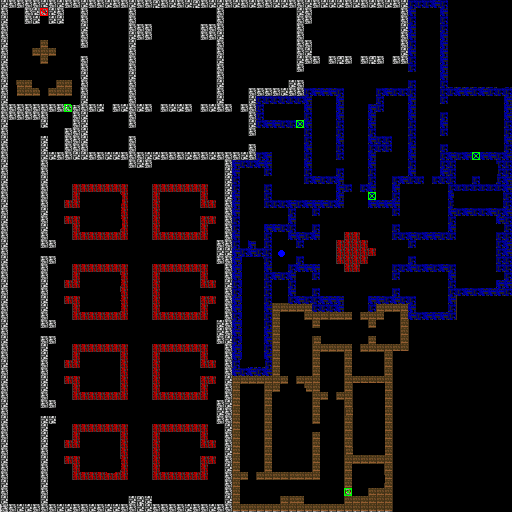
#> input picture floor1.png, 512 x 512 px
$ python convert.py floor1.png   (older library calls are emulated)
#> lines starting #> are read from the running program, lines starting #| are printed output that depends on the picture
from PIL import Image
import sys

block_size = 8

def resize_png(image_path):
#> called with image_path = 'floor1.png'
    img = Image.open(image_path)
#> img is the input picture: PIL image 512x512 RGB; mean R, G, B 22.6, 16.5, 22.9

    original_size = img.size
#> original_size = (512, 512)
    print(f"Original size: {original_size}")
#| Original size: (512, 512)

    new_size = (original_size[0] // block_size, original_size[1] // block_size)
#> new_size = (64, 64)
    print(f"New size: {new_size}")
#| New size: (64, 64)

    resized_img = img.resize(new_size, Image.ANTIALIAS)
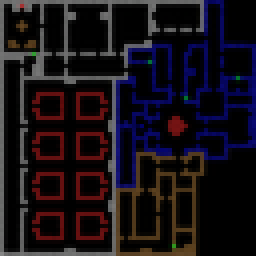
#> resized_img: PIL image 64x64 RGB (shown 4 times larger); mean R, G, B 23.2, 16.9, 23.5

    return resized_img


def conver_to_map(image):
    map = []
    for y in range(image.size[1]):
        row = []
        for x in range(image.size[0]):
            pixel = image.getpixel((x, y))
            if pixel <= (50, 50, 50):
                row.append(' ')
            else:
                row.append('1')
        map.append(row)
#> after the loop, map = 64 items
    return map


def get_map_with_walls(map):
    x = len(map[0])
    y = len(map)
    map_for_cub3d = []
    for i in range(y):
        if i == 0 or i == y - 1:
            map_for_cub3d.append(['1'] * (x + 2))
        else:
            map_for_cub3d.append(['1'] + map[i] + ['1'])
    return map_for_cub3d


def get_txt(map):
    with open("map.txt", "w") as f:
        for row in map:
            f.write("".join(row) + "\n")

if __name__ == "__main__":
    if len(sys.argv) != 2:
        print("Usage: python script.py <path_to_png>")
    else:
        Img = resize_png(sys.argv[1])
        Img.save("resized.png")
        map = conver_to_map(Img)
#> map = 64 items
        map_for_cub3d = get_map_with_walls(map)
#> in get_map_with_walls, `x = len(map[0])`: x = 64
#> after the loop in get_map_with_walls, `for i in range(y):`: map_for_cub3d = 64 items
#> map_for_cub3d = 64 items
        get_txt(map_for_cub3d)
#> the loop in get_txt, `for row in map:` made 64 passes

$ run again, on floor3.png
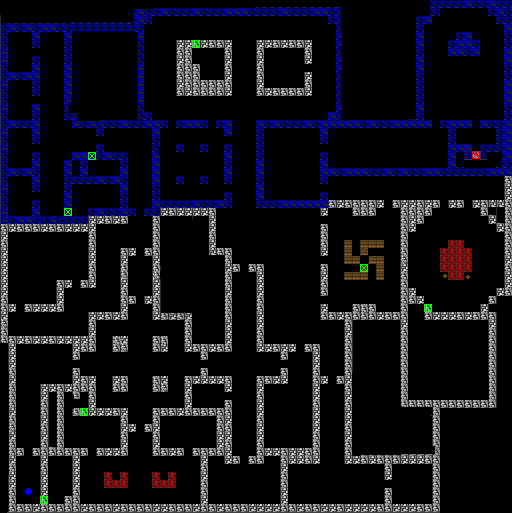
#> input picture floor3.png, 512 x 513 px
#> in resize_png, img is the input picture: PIL image 512x513 RGB; mean R, G, B 19.4, 19, 27.3
#| Original size: (512, 513)
#| New size: (64, 64)
#> in resize_png, `resized_img = img.resize(new_size, Image.ANTIALIAS)`:
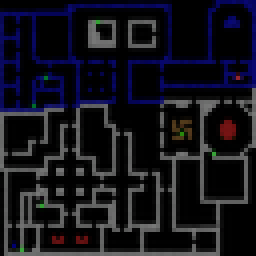
#> resized_img: PIL image 64x64 RGB (shown 4 times larger); mean R, G, B 20, 19.6, 28.2
#> after the loop in conver_to_map, `for y in range(image.size[1]):`: map = 64 items
#> x = 64
#> after the loop in get_map_with_walls, `for i in range(y):`: map_for_cub3d = 64 items
#> the loop in get_txt, `for row in map:` made 64 passes

$ run again, on floor4.png
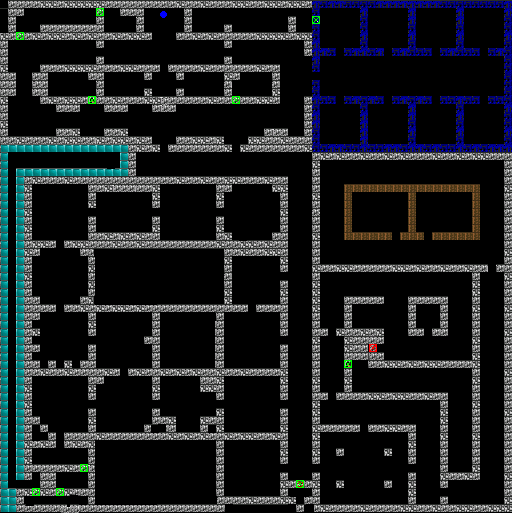
#> input picture floor4.png, 512 x 513 px
#> in resize_png, img is the input picture: PIL image 512x513 RGB; mean R, G, B 29.3, 32.7, 35.2
#| Original size: (512, 513)
#| New size: (64, 64)
#> in resize_png, `resized_img = img.resize(new_size, Image.ANTIALIAS)`:
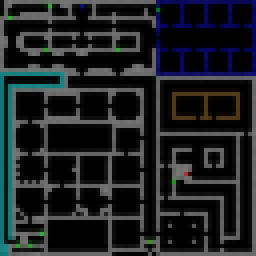
#> resized_img: PIL image 64x64 RGB (shown 4 times larger); mean R, G, B 30.1, 33.5, 36.1
#> after the loop in conver_to_map, `for y in range(image.size[1]):`: map = 64 items
#> x = 64
#> after the loop in get_map_with_walls, `for i in range(y):`: map_for_cub3d = 64 items
#> the loop in get_txt, `for row in map:` made 64 passes
